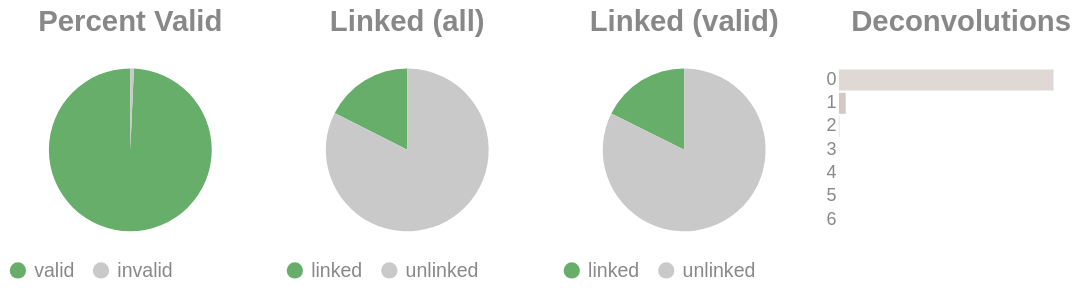

The code cell stored with this chart in its notebook:
### Code cell
if SKIPLR:
    pass
else:
    clash = Counter()
    for i in valids['molecule'].to_list():
        _mol = i.split("-")
        if len(_mol) == 1:
            clash.update('0')
        else:
            clash.update(_mol[-1])

    _d = {"deconvolutions": [], 'count': []}
    for k,v in clash.items():
        _d['deconvolutions'].append(k)
        _d['count'].append(v)

    tot_valid = valids['reads'].sum()
    mask = valids['reads'] >= 2
    n_linked_reads = valids.filter(mask)['reads'].sum()
    if n_linked_reads == 0:
        print_html("No linked molecules (>=2 reads) were detected; skipping linked-only distributions.")
        SKIPLR = True
    else:
        perc_valid = round(tot_valid / n_reads, 4)
        linked_perc_abs = round(n_linked_reads / n_reads, 4)
        linked_perc = round(n_linked_reads / tot_valid, 4)

    _valid = pl.DataFrame({"valids": ['valid', 'invalid'], "count": [tot_valid, n_reads - tot_valid]})
    _linked_abs = pl.DataFrame({"linked (absolute)": ['linked', 'unlinked'], "count": [n_linked_reads, n_reads - n_linked_reads]})
    _linked_rel = pl.DataFrame({"linked (valids)": ['linked', 'unlinked'], "count": [n_linked_reads, tot_valid - n_linked_reads]})

    (
        alt.hconcat(
            piechart(_valid, goodval = 'valid', title = "Percent Valid"),
            piechart(_linked_abs, goodval = "linked", title =  "Linked (all)"),
            piechart(_linked_rel, goodval = "linked", title =  "Linked (valid)"),
            convolutionbar(pl.DataFrame(_d), title = "Deconvolutions"),
            center = True,
            bounds = 'flush'
        )
        .resolve_scale(color='independent')
        .resolve_legend('independent')
        .properties(usermeta={'embedOptions': {"actions": False}})
    ).display()

### Figure 1 — Vega-Lite specification as saved in the notebook (floating-point values rounded to 4 significant figures)
{"width": "container", "height": 400, "config": {"title": {"anchor": "start", "dy": -15, "fontSize": 18, "color": "#888888", "subtitleColor": "#888888", "subtitleFontSize": 14}, "arc": {"fill": "#0072B2"}, "axis": {"domainColor": "#888888", "domainWidth": 0.5, "gridWidth": 0.2, "grid": false, "titleFontWeight": 400, "titleFontSize": 15, "labelFontSize": 11, "labelColor": "#888888", "tickColor": "#888888", "tickWidth": 0.2, "titleColor": "#888888"}, "axisBand": {"grid": false}, "axisX": {"grid": true, "tickSize": 10, "domainCap": "round"}, "axisY": {"domain": false, "grid": true, "tickSize": 0, "domainCap": "round"}, "background": "transparent", "header": {"labelFontSize": 15, "labelColor": "#888888", "titleFontSize": 15, "titleFontWeight": 600, "titleColor": "#888888"}, "legend": {"labelFont": "sans-serif", "labelFontSize": 12, "labelColor": "#888888", "symbolSize": 100, "symbolType": "circle", "titleFontSize": 12, "titlePadding": 10, "titleColor": "#888888", "title": null}, "range": {"category": ["#E69F00", "#56B4E9", "#009E73", "#F0E442", "#0072B2", "#D55E00", "#CC79A7", "#000000"], "diverging": ["#cfe8f3", "#a2d4ec", "#73bfe2", "#46abdb", "#1696d2", "#12719e"]}, "area": {"fill": "#0072B2", "fillOpacity": 0.7, "line": true, "strokeOpacity": 0.7}, "line": {"color": "#0072B2", "stroke": "#0072B2", "strokeWidth": 2}, "trail": {"color": "#0072B2", "stroke": "#0072B2", "strokeWidth": 0, "size": 1}, "point": {"filled": true, "fillOpacity": 1.0, "size": 95}, "text": {"color": "#888888", "fontSize": 11, "align": "right", "fontWeight": 400, "size": 11}, "bar": {"fill": "#0072B2", "stroke": null}, "view": {"stroke": null, "continuousWidth": 660, "continuousHeight": 400}}, "hconcat": [{"data": {"name": "data-e11c612df88c701639377d9cb250afd4"}, "mark": {"type": "arc"}, "encoding": {"color": {"field": "valids", "legend": {"orient": "bottom", "title": null}, "scale": {"domain": ["valid", "invalid"], "range": ["#68ae6b", "#C9C9C9"]}, "title": "Valids", "type": "nominal"}, "theta": {"field": "count", "type": "quantitative"}, "tooltip": [{"field": "valids", "title": "Valids", "type": "ordinal"}, {"field": "percent", "format": ".2%", "title": "Percent", "type": "quantitative"}, {"field": "count", "title": "Count", "type": "quantitative"}]}, "height": 100, "title": {"text": "Percent Valid", "align": "center", "anchor": "middle"}, "transform": [{"calculate": "datum.count / 4044893", "as": "percent"}], "width": 150}, {"data": {"name": "data-a531db4540661e25342b9d860ca963f0"}, "mark": {"type": "arc"}, "encoding": {"color": {"field": "linked (absolute)", "legend": {"orient": "bottom", "title": null}, "scale": {"domain": ["linked", "unlinked"], "range": ["#68ae6b", "#C9C9C9"]}, "title": "Linked (Absolute)", "type": "nominal"}, "theta": {"field": "count", "type": "quantitative"}, "tooltip": [{"field": "linked (absolute)", "title": "Linked (Absolute)", "type": "ordinal"}, {"field": "percent", "format": ".2%", "title": "Percent", "type": "quantitative"}, {"field": "count", "title": "Count", "type": "quantitative"}]}, "height": 100, "title": {"text": "Linked (all)", "align": "center", "anchor": "middle"}, "transform": [{"calculate": "datum.count / 4044893", "as": "percent"}], "width": 150}, {"data": {"name": "data-66f9dc8466e095019720351c1755e795"}, "mark": {"type": "arc"}, "encoding": {"color": {"field": "linked (valids)", "legend": {"orient": "bottom", "title": null}, "scale": {"domain": ["linked", "unlinked"], "range": ["#68ae6b", "#C9C9C9"]}, "title": "Linked (Valids)", "type": "nominal"}, "theta": {"field": "count", "type": "quantitative"}, "tooltip": [{"field": "linked (valids)", "title": "Linked (Valids)", "type": "ordinal"}, {"field": "percent", "format": ".2%", "title": "Percent", "type": "quantitative"}, {"field": "count", "title": "Count", "type": "quantitative"}]}, "height": 100, "title": {"text": "Linked (valid)", "align": "center", "anchor": "middle"}, "transform": [{"calculate": "datum.count / 4016641", "as": "percent"}], "width": 150}, {"data": {"name": "data-792b74a842f8f21253a247ed333fed25"}, "mark": {"type": "bar"}, "encoding": {"color": {"field": "deconvolutions", "legend": null, "scale": {"scheme": "lightgreyred"}, "type": "nominal"}, "tooltip": [{"field": "deconvolutions", "title": "Deconvolutions", "type": "ordinal"}, {"field": "percent", "format": ".2%", "title": "Percent", "type": "quantitative"}, {"field": "count", "title": "Count", "type": "quantitative"}], "x": {"axis": null, "field": "count", "type": "quantitative"}, "y": {"field": "deconvolutions", "sort": "ascending", "title": null, "type": "nominal"}}, "height": 100, "title": {"text": "Deconvolutions", "align": "center", "anchor": "middle"}, "transform": [{"calculate": "datum.count / 3630375", "as": "percent"}], "width": 150}], "bounds": "flush", "center": true, "resolve": {"legend": {"angle": "independent"}, "scale": {"color": "independent"}}, "usermeta": {"embedOptions": {"actions": false}}, "$schema": "https://vega.github.io/schema/vega-lite/v6.1.0.json", "datasets": {"data-e11c612df88c701639377d9cb250afd4": [{"valids": "valid", "count": 4016641}, {"valids": "invalid", "count": 28252}], "data-a531db4540661e25342b9d860ca963f0": [{"linked (absolute)": "linked", "count": 708550}, {"linked (absolute)": "unlinked", "count": 3336343}], "data-66f9dc8466e095019720351c1755e795": [{"linked (valids)": "linked", "count": 708550}, {"linked (valids)": "unlinked", "count": 3308091}], "data-792b74a842f8f21253a247ed333fed25": [{"deconvolutions": "0", "count": 3513497}, {"deconvolutions": "1", "count": 110556}, {"deconvolutions": "2", "count": 5913}, {"deconvolutions": "3", "count": 375}, {"deconvolutions": "4", "count": 28}, {"deconvolutions": "5", "count": 5}, {"deconvolutions": "6", "count": 1}]}}
